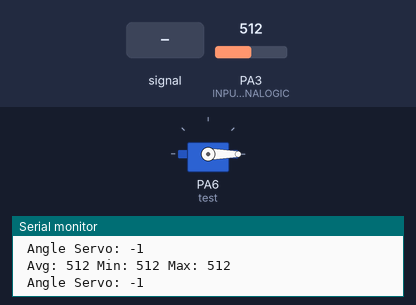
The sketch below on a simulated STM32 Blue Pill. Parts: servo, the last lines printed to the serial monitor. The test bench sets the inputs (shaded band); at power-on: PA3 (INPUT_ANALOGIC) = 512.

Above: at 1.2 s.
1.3 s: PA3 (INPUT_ANALOGIC) fed a 200 Hz sine of ±255 counts around its level
At 2.6 s:
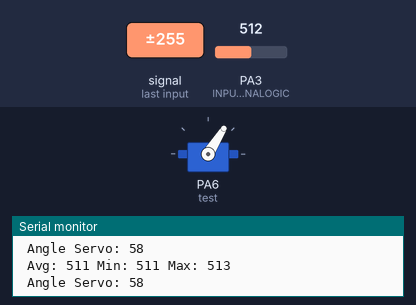
4.3 s: PA3 (INPUT_ANALOGIC) fed a 2 Hz sine of ±306 counts around its level
7.3 s: PA3 (INPUT_ANALOGIC) set to 716
9.0 s: PA3 (INPUT_ANALOGIC) set to 135
At 10.0 s:
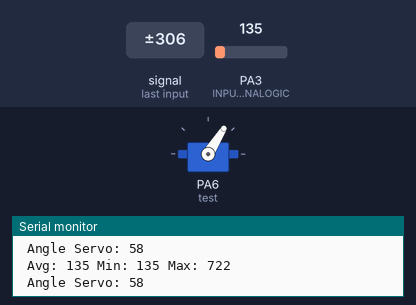
10.6 s: PA3 (INPUT_ANALOGIC) set to 900
At 11.5 s:
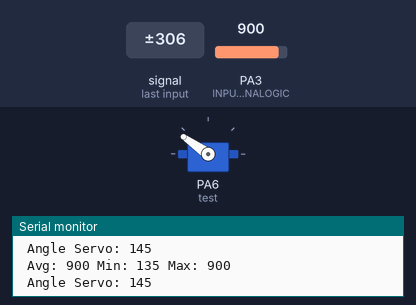
Timing chart, 0 to 13.2 s (numbered marks = the images above; inputs shaded):
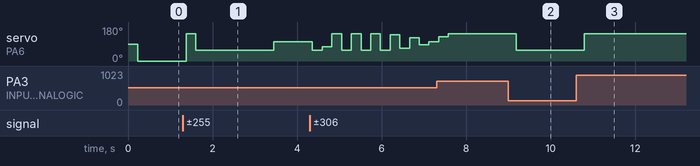

Measured:
- after the input at 1.3 s, servo on PA6 (test): 0° → 145° after 0.08 s, → 58° 0.23 s later, → 101° 1.8 s later
- after the input at 9.0 s, servo on PA6 (test): 143° → 58° after 0.19 s
- after the input at 10.6 s, servo on PA6 (test): 58° → 145° after 0.19 s

The sketch:

TU_analog_read_test_envelloppe.ino
```cpp
#include <Servo.h>

#define INPUT_ANALOGIC A3
#define ANGLE_BOUCHE_MIN 58
#define ANGLE_BOUCHE_MAX 145

#define AmpMax (1024 / 2)
#define MicSamples (1024*2)

long signalAvg = 0;
long signalMax = 0;
long signalMin = 1024;

int servo_angle = ANGLE_BOUCHE_MIN;

Servo test;

void setup()
{
  Serial.begin(115200);
  analogReference(DEFAULT);
  test.attach(6);
}

void loop()
{
  for (int i = 0; i < MicSamples; i++)
  {
    int k = analogRead(INPUT_ANALOGIC);
    signalAvg += k;
  }
  signalAvg /= MicSamples;
  signalMin = min(signalMin, signalAvg);
  signalMax = max(signalMax, signalAvg);
  Serial.print(" Avg: " + String(signalAvg));
  Serial.print(" Min: " + String(signalMin));
  Serial.println(" Max: " + String(signalMax));

 servo_angle =  map(signalAvg,signalMin,signalMax,ANGLE_BOUCHE_MIN,ANGLE_BOUCHE_MAX);

  Serial.println(" Angle Servo: " + String(servo_angle));

  test.write(servo_angle);
}
```
